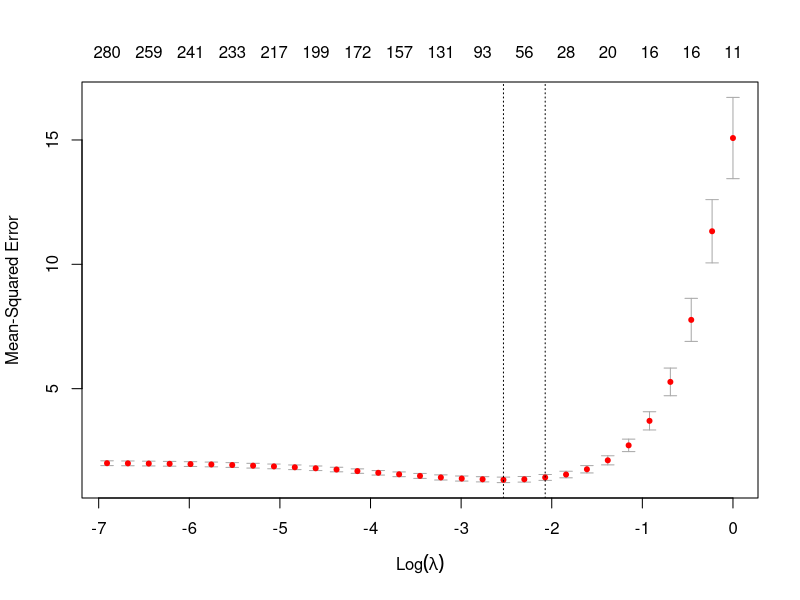

The R script that drew this image:
## ---- chunk 1
knitr::opts_chunk$set(echo = TRUE)
## ---- chunk 2
library(glmnet)
## ---- chunk 3
set.seed(120)

n <- 250
p <- 500
real_p <- 15
x <- matrix(rnorm(n*p),nrow=n,ncol=p)
y <- apply(x[,1:real_p],1,sum) + rnorm(n)


x.train <- x[1:200,]
x.test <- x[201:250,]

y.train <- y[1:200]
y.test <- y[201:250]



## ---- chunk 4
lambdas_lasso <- 10^seq(0,-3,by=-.1)
cvglm <- cv.glmnet(x.train, y.train, alpha=1, lambda=lambdas_lasso)
optlambda_lassp <- cvglm$lambda.min
cvglm
## ---- chunk 5

plot(cvglm)

## ---- chunk 6

fit.lasso <- glmnet(x.train, y.train, lambda=optlambda_lassp, alpha = 1 )
head(coef(fit.lasso),30)
## ---- chunk 7
rsquare <- function(true,predicted)
{
sse <- sum((predicted-true)^2)
sst<- sum((true-mean(true))^2)
rsq <- 1-sse/sst
rsq }

## ---- chunk 8
rmse <- function(true,predicted,n)
{
  sqrt(sum((true-predicted)^2)/(n-1))
}
## ---- chunk 9

y_predicted_lasso <- predict(fit.lasso, s=optlambda_lassp, newx = as.matrix(x.test))
rlasso <- rsquare(y.test,y_predicted_lasso)
rlasso

## ---- chunk 10

rmselasso <- rmse(y.test,y_predicted_lasso,50)
rmselasso 
